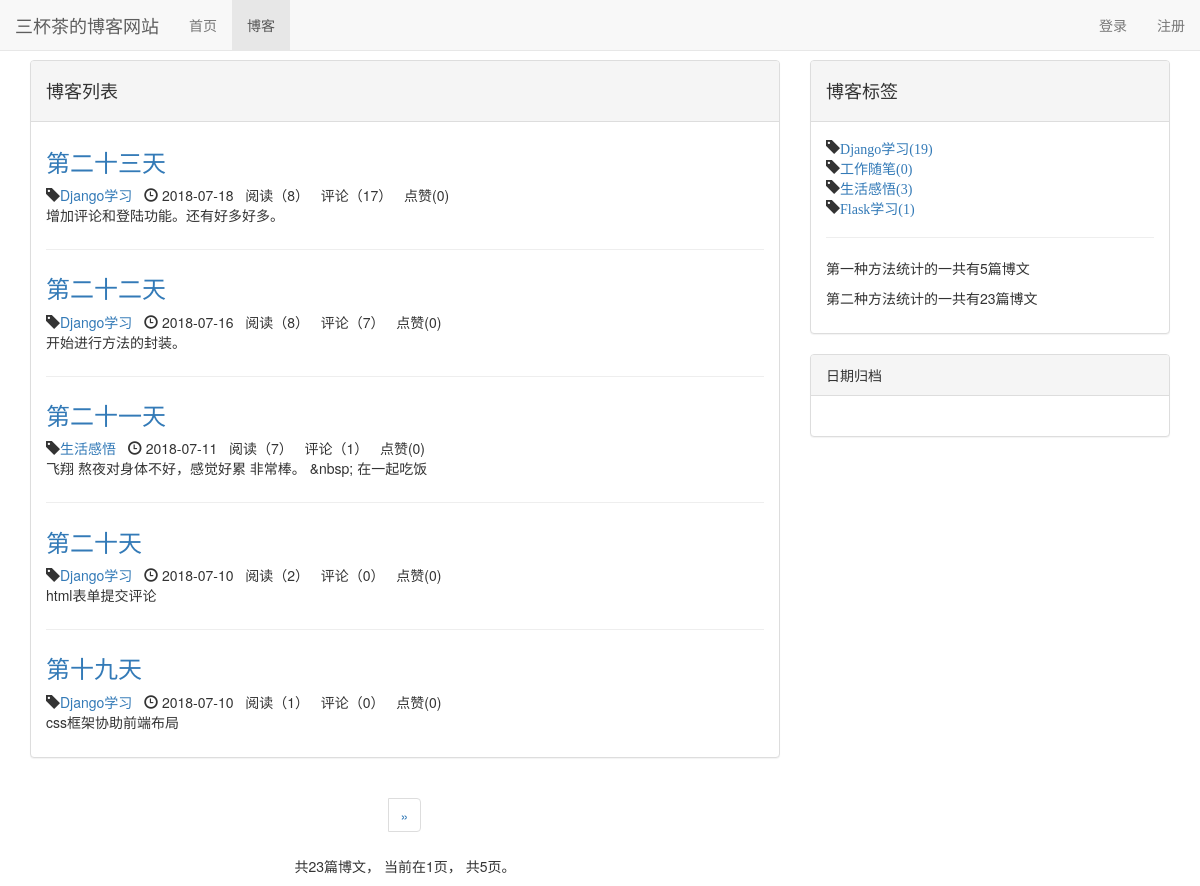
Screenshot of /blog/ with the database file from the repository.
### blog/models.py (models this page shows, shortened)
class Blog(models.Model, ReadNumExpandMethod):
    title = models.CharField(max_length=50)
    blog_type = models.ForeignKey(BlogType, on_delete=models.DO_NOTHING, related_name='blog_blog')
    content = RichTextUploadingField()
    author = models.ForeignKey(User, on_delete=models.CASCADE)
    read_details = GenericRelation(ReadDetail)
    created_time = models.DateTimeField(auto_now_add=True)
    last_updated_time = models.DateTimeField(auto_now=True)
    class Meta:
        ordering = ['-created_time']

class BlogType(models.Model):
    type_name = models.CharField(max_length=15)
    def __str__(self):
        return self.type_name

### read_statistics/models.py (models this page shows)
class ReadNum(models.Model):
    read_num = models.IntegerField(default=0)
    content_type = models.ForeignKey(ContentType, on_delete=models.CASCADE)
    object_id = models.PositiveIntegerField()
    content_object = GenericForeignKey('content_type', 'object_id')

### likes/models.py (models this page shows)
class LikeCount(models.Model):
    content_type = models.ForeignKey(ContentType, on_delete=models.CASCADE)
    object_id = models.PositiveIntegerField()
    content_object = GenericForeignKey('content_type', 'object_id')
    liked_num = models.IntegerField(default=0)

### blog/views.py (the view)
# urls.py: path('', views.blog_list, name="blog_list"),
def blog_list(request):
    blogs_all_list = Blog.objects.all()
    context = get_blog_list_common_data(request, blogs_all_list)
    return render(request, 'blog/blog_list.html', context)

### comment/templatetags/comment_tags.py (called while the page is built)
@register.simple_tag
def get_comment_count(obj):
    content_type = ContentType.objects.get_for_model(obj)
    return Comment.objects.filter(content_type=content_type, object_id=obj.pk).count()

### likes/templatetags/likes_tags.py (called while the page is built)
@register.simple_tag
def get_like_count(obj):
    content_type = ContentType.objects.get_for_model(obj)
    like_count, created = LikeCount.objects.get_or_create(content_type=content_type, object_id=obj.pk)
    return like_count.liked_num

### read_statistics/models.py (called while the page is built)
    def get_read_num(self):
        try:
            ct = ContentType.objects.get_for_model(self)
            readnum = ReadNum.objects.get(content_type=ct, object_id=self.pk)
            return readnum.read_num
        except exceptions.ObjectDoesNotExist:
            return 0

### blog/templates/blog/blog_list.html (shortened to what this page needs)
{% extends 'base.html' %}
{% block nav_blog_active %}active{% endblock %}
{% load staticfiles %}
{% load comment_tags %}
{% load likes_tags %}
{% block header_extends %}
    <link rel="stylesheet" href="{% static 'blog/blog.css' %}">
{% endblock %}
{% block content %}
    <div class="container">
        <div class="row">
            <div class="col-sm-8 col-md-8">
                <div class="panel panel-default">
                    <div class="panel-heading">{% block blog_list_title %}<h4>博客列表</h4>{% endblock %}</div>
                    <div class="panel-body">
                        {% for blog in blogs %}
                            <div class="blog">
                                <h3><a href="{% url 'blog_detail' blog.pk%}">{{ blog.title }}</a></h3>
                                <p class="blog-info">
                                    <span class="glyphicon glyphicon-tag"></span><a href="{% url 'blogs_with_type' blog.blog_type.pk %}">{{ blog.blog_type }}</a>&nbsp;&nbsp;
                                    <span class="glyphicon glyphicon-time"></span>
                                    {{ blog.created_time|date:"Y-m-d" }}&nbsp;&nbsp;
                                    阅读（{{ blog.get_read_num }}）&nbsp;&nbsp;
                                    评论（{% get_comment_count blog %}）&nbsp;&nbsp;
                                    点赞({% get_like_count blog %})
                                </p>
                                <p>{{ blog.content|striptags|truncatechars:120 }}</p>
                            </div>
                        {% empty %}
                            <div class="blog">
                                <h3>--暂无文章，敬请期待--</h3>
                            </div>
                        {% endfor %}
                    </div>
                </div>
                <div class="paginator">
                    <div aria-label="Page navigation">
                        <ul class="pagination">
                        <li>
                        <li>
                            {% if page_of_blogs.has_next %}
                                <a href="?page={{ page_of_blogs.next_page_number }}" aria-label="Next"><span aria-hidden="true">&raquo;</span></a>
                            {% else %}
                                <span aria-hidden="true">&raquo;</span>
                            {% endif %}
                        </li>
                        </ul>
                        <p>
                            共{{ page_of_blogs.paginator.count }}篇博文，
                            当前在{{ page_of_blogs.number }}页，
                            共{{ page_of_blogs.paginator.num_pages }}页。
                        </p>
                    </div>
                </div>
            </div>
            <div class="col-sm-4 col-md-4">
                <div class="panel panel-default">
                    <div class="panel-heading">
                        <h4>博客标签</h4>
                    </div>
                    <div class="panel-body">
                        <ul class="blog-types">
                            {% for blog_type in blog_types %}
                                <li><span class="glyphicon glyphicon-tag"><a href="{% url 'blogs_with_type' blog_type.pk %}">{{ blog_type.type_name }}({{ blog_type.blog_count }})</a></li>
                            {% empty %}
                                <li>暂无分类</li>
                            {% endfor %}
                            <hr>
                            <p>第一种方法统计的一共有{{ blogs|length }}篇博文</p>
                            <p>第二种方法统计的一共有{{ blogs_count }}篇博文</p>
                        </ul>
                    </div>
                </div>
                <div class="panel panel-default">
                    <div class="panel-heading">日期归档</div>
                    <div class="panel-body">
                    </div>
                </div>
            </div>
        </div>
    </div>
{% endblock %}

### static/base.css (style rules this page uses)
* { margin: 0; padding: 0; }
body { margin-top: 60px!important; }
ul { list-style-type: none!important; }

### blog/static/blog/blog.css (style rules this page uses)
ul.blog-types { list-style-type: none; }
div.blog:not(:last-child) { margin-bottom: 1.8em; padding-bottom: 1em; border-bottom: 1px solid #eee; }
div.blog h3 { margin-top: 0.5em; }
div.blog p.blog-info { margin-bottom: 0; margin-right: 2em; }
div.paginator { text-align: center; }

### rows the page displays
Blog: title "第二十三天", blog_type "Django学习", created_time "2018-07-18", get_read_num "8", id "17", id.liked_num "0", content "增加评论和登陆功能。还有好多好多。"
Blog: title "第二十二天", blog_type "Django学习", created_time "2018-07-16", get_read_num "8", id "7", id.liked_num "0", content "开始进行方法的封装。"
Blog: title "第二十一天", blog_type "生活感悟", created_time "2018-07-11", get_read_num "7", id "1", id.liked_num "0", content "飞翔 熬夜对身体不好，感觉好累 非常棒。 &nbsp; 在一起吃饭"
Blog: title "第二十天", blog_type "Django学习", created_time "2018-07-10", get_read_num "2", id "0", id.liked_num "0", content "html表单提交评论"
Blog: title "第十九天", blog_type "Django学习", created_time "2018-07-10", get_read_num "1", id "0", id.liked_num "0", content "css框架协助前端布局"
BlogType: type_name "Django学习", blog_count "19"
BlogType: type_name "工作随笔", blog_count "0"
BlogType: type_name "生活感悟", blog_count "3"
BlogType: type_name "Flask学习", blog_count "1"

### other values shown
{{ page_of_blogs.paginator.count }} "23"
{{ page_of_blogs.number }} "1"
{{ page_of_blogs.paginator.num_pages }} "5"
{{ blogs|length }} "5"
{{ blogs_count }} "23"
